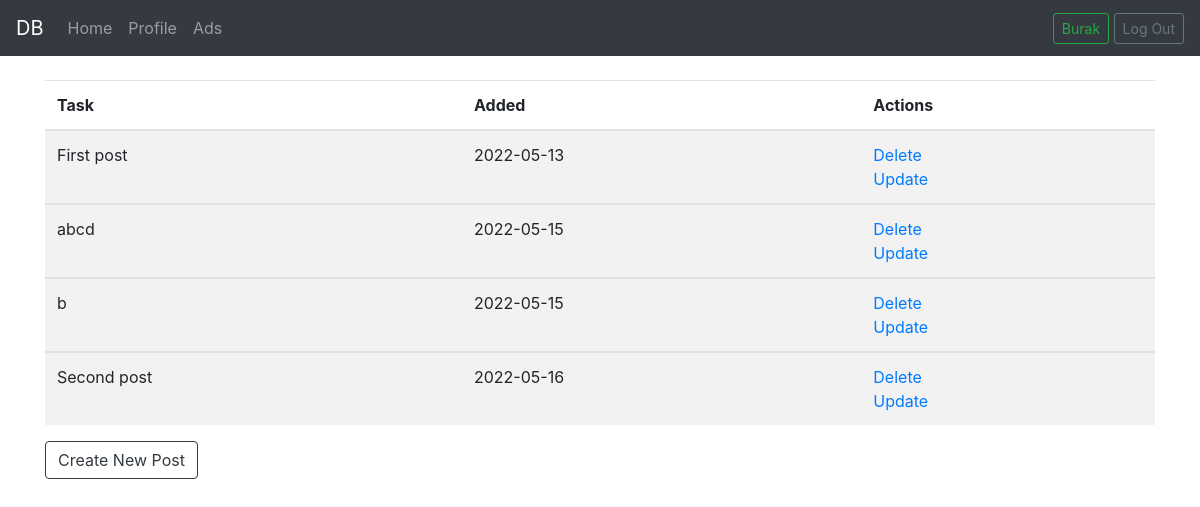
The app's page /profile (signed in), older data.
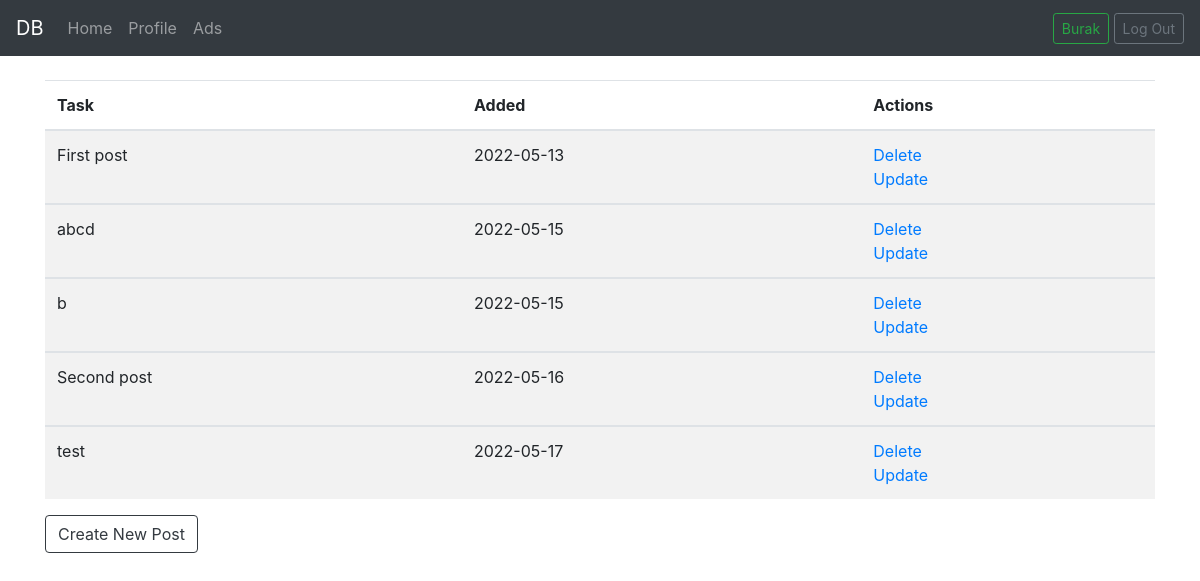
The same page, newer data.
### app.py (models this page shows, shortened)
class Post(db.Model):
    id = db.Column(db.Integer, primary_key=True)
    content = db.Column(db.String(400), nullable=False)
    date_created = db.Column(db.DateTime, default=datetime.utcnow)
    user_id = db.Column(db.Integer, db.ForeignKey('user.id'))

### app.py (the view)
@app.route('/profile', methods=['GET', 'POST'])
def profile():
    if request.method == 'POST':
        content = request.form['content']
        if len(content) < 1:
            flash("Task too short!", category='error')
        else:
            new_post = Post(
                content=content,
                user_id=current_user.id)
            db.session.add(new_post)
            db.session.commit()
            flash("Task created successfully", category='success')
            return redirect('ads')
        return redirect(url_for('profile'))
    else:
        return render_template(
            'profile.html',
            user=current_user)

### app.py (called while the page is built)
@login_manager.user_loader
def load_user(user_id):
    return User.query.get(int(user_id))

### templates/profile.html (shortened to what this page needs)
{% extends 'base.html' %}
{% block body %}
    {% if current_user.is_authenticated %}
    <br>
    <div class="container">
        <table class="table table-striped">
            <thead>
                <tr>
                    <th scope="col">Task</th>
                    <th scope="col">Added</th>
                    <th scope="col">Actions</th>
                </tr>
            </thead>
            {% for post in user.posts %}
                <tbody>
                    <tr>
                        <td scope="row">{{ post.content }}</td>
                        <td scope="row">{{ post.date_created.date() }}</td>
                        <td scope="row">
                            <a href="/delete/{{post.id}}">Delete</a><br>
                            <a href="/update/{{post.id}}">Update</a>
                        </td>
                    </tr>
                </tbody>
            {% endfor %}
        </table>
        <button
        class="btn btn-outline-dark"
        type="button" onclick="document.getElementById('create-post').style.display = ''"
        >
        Create New Post
    </button>
    </div><br><br>
    {% endif %}
{% endblock %}

Row changes from the older to the newer data that the page shows:
added Post: content "test", date_created "2022-05-17"
